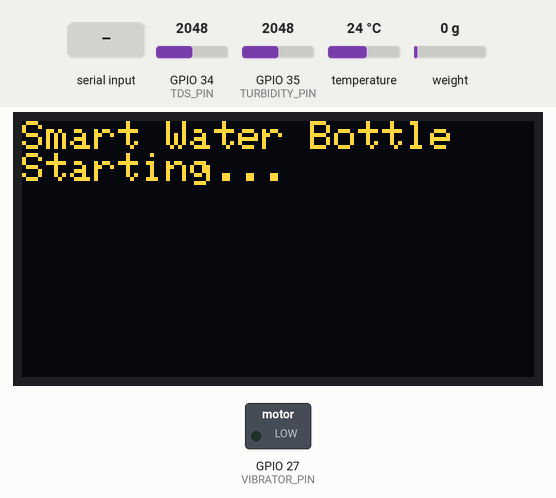
A sketch run on a simulated ESP32. Parts: 128×64 one-colour display, switched loads named in the sketch (green lamp = pin HIGH). Inputs (shaded band) come from the test bench; at power-on: temperature 24 °C, GPIO 35 (TURBIDITY_PIN) = 2048, GPIO 34 (TDS_PIN) = 2048, weight on the scale 0 g (analog values on the 0–4095 scale). The OLED is the two-colour kind (top 16 rows yellow); what the sketch prints to the serial monitor is not drawn.

Above: at 0.6 s.
At 3.5 s:
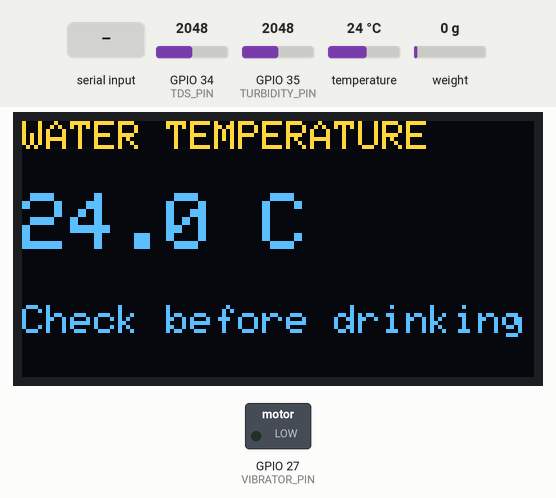
3.6 s: "t" received over Serial
7.0 s: "c" received over Serial
10.7 s: temperature set to 12 °C
At 13.7 s:
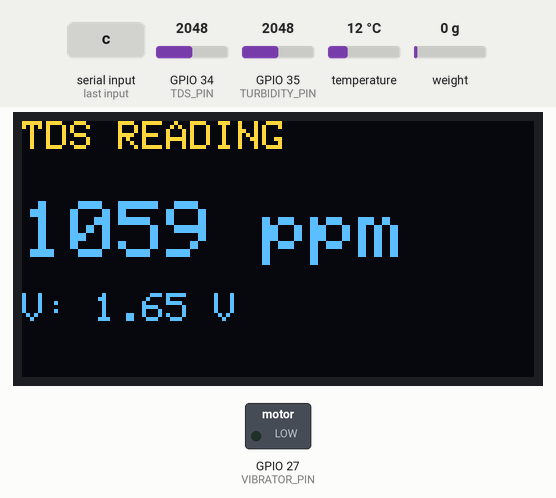
14.0 s: GPIO 35 (TURBIDITY_PIN) set to 2866
At 16.1 s:
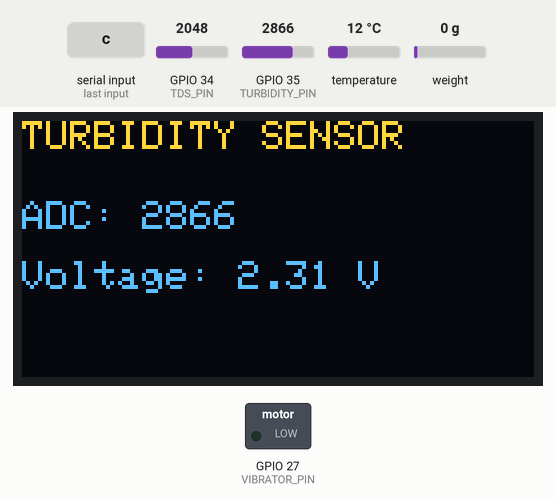
17.2 s: "C" received over Serial
20.9 s: temperature set to 19 °C
At 23.1 s:
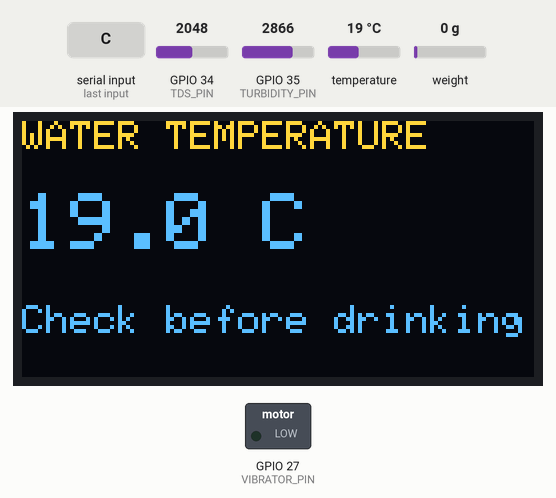
Timing chart, 0 to 24.6 s (numbered marks = the images above; inputs shaded):
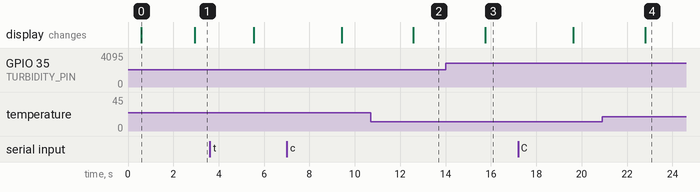

Measured:
- after the input at 10.7 s, the display: changes after 1.9 s (image 2)
- after the input at 14.0 s, the display: changes after 1.7 s (image 3)
- after the input at 20.9 s, the display: changes after 1.9 s (image 4)
- what the display in image 0 shows lasts 2.3 s, from 0.6 s to 2.9 s

The sketch:

SmartBottle.ino
```cpp
#include <Arduino.h>
#include <Wire.h>
#include <Adafruit_GFX.h>
#include <Adafruit_SSD1306.h>
#include <OneWire.h>
#include <DallasTemperature.h>
#include "HX711.h"

// ===================== OLED DISPLAY =====================
#define SCREEN_WIDTH 128
#define SCREEN_HEIGHT 64
Adafruit_SSD1306 display(SCREEN_WIDTH, SCREEN_HEIGHT, &Wire, -1);
bool oledReady = false;

// ===================== TEMPERATURE SENSOR =====================
#define ONE_WIRE_BUS 4
OneWire oneWire(ONE_WIRE_BUS);
DallasTemperature sensors(&oneWire);
float waterTemperature = -999.0;

// ===================== LOAD CELL / HX711 =====================
#define HX711_DOUT 18
#define HX711_SCK 19
HX711 scale;
bool loadCellCalibrated = false;
float calibrationFactor = 1.0;
float measuredWeight = -1.0;
// Use an actual reference weight matching this value during calibration.
const float referenceWeightGrams = 14.0;

// ===================== TDS SENSOR =====================
#define TDS_PIN 34
float tdsVoltage = 0.0;
float tdsValue = 0.0;

// ===================== TURBIDITY SENSOR =====================
#define TURBIDITY_PIN 35
float turbidityVoltage = 0.0;
int turbidityRaw = 0;

// ===================== VIBRATION / OLED REMINDER =====================
#define VIBRATOR_PIN 27
// Keep false unless a suitable transistor/MOSFET driver is installed.
// Do not drive a vibration motor directly from an ESP32 GPIO.
const bool vibratorDriverInstalled = false;
const unsigned long reminderIntervalMs = 60UL * 60UL * 1000UL;
const unsigned long reminderDisplayMs = 8000UL;
const unsigned long vibratorPulseMs = 350UL;
unsigned long lastReminderMs = 0;
unsigned long reminderShownAt = 0;
unsigned long vibratorPulseStartedAt = 0;
bool reminderActive = false;
bool reminderPulseActive = false;

// ===================== DISPLAY NAVIGATION =====================
int currentScreen = 0;
unsigned long lastScreenUpdate = 0;
const unsigned long screenInterval = 2500UL;
const int totalScreens = 6;

// ===================== TEMPERATURE READING =====================
float readTemperature() {
  sensors.requestTemperatures();
  if (sensors.getDeviceCount() == 0) return -999.0;
  float tempC = sensors.getTempCByIndex(0);
  if (tempC == DEVICE_DISCONNECTED_C || tempC <= -127.0 || tempC == 85.0 || isnan(tempC)) return -999.0;
  return tempC;
}

// ===================== LOAD CELL TARE =====================
// Remove any reference weight first. Tare with the empty platform/bottle holder.
void calibrateLoadCell() {
  Serial.println("\n===== LOAD CELL TARE =====");
  if (!scale.is_ready()) {
    Serial.println("HX711 not ready. Check the HX711 connection and power.");
    loadCellCalibrated = false;
    measuredWeight = -1.0;
    return;
  }

  scale.set_scale(1.0);
  scale.tare(10);
  loadCellCalibrated = false;
  Serial.println("Tare complete.");
  Serial.println("Now place the known 100 g reference weight on the platform.");
  Serial.println("Send c in Serial Monitor to calibrate.");
}

// ===================== LOAD CELL CALIBRATION =====================
bool setLoadCellCalibration(float knownWeightGrams) {
  if (!scale.is_ready() || knownWeightGrams <= 0.0) {
    Serial.println("Calibration failed: HX711 not ready or reference weight invalid.");
    loadCellCalibrated = false;
    measuredWeight = -1.0;
    return false;
  }

  Serial.println("Reading reference weight...");
  long rawReading = scale.get_value(15);
  if (rawReading == 0) {
    Serial.println("Calibration failed: no measurable change from tare.");
    loadCellCalibrated = false;
    return false;
  }

  calibrationFactor = (float)rawReading / knownWeightGrams;
  scale.set_scale(calibrationFactor);
  float testWeight = scale.get_units(10);

  if (!isfinite(testWeight) || testWeight < knownWeightGrams * 0.5 || testWeight > knownWeightGrams * 1.5) {
    Serial.println("Calibration check failed.");
    Serial.print("Measured test weight: ");
    Serial.print(testWeight, 1);
    Serial.println(" g");
    Serial.println("Make sure the reference weight matches the value in code and remains on the platform.");
    loadCellCalibrated = false;
    scale.set_scale(1.0);
    return false;
  }

  loadCellCalibrated = true;
  Serial.print("Calibration successful. Factor: ");
  Serial.println(calibrationFactor, 4);
  Serial.print("Reference weight reading: ");
  Serial.print(testWeight, 1);
  Serial.println(" g");
  Serial.println("Live weight measurement is enabled.");
  return true;
}

// ===================== LIVE WEIGHT READING =====================

float readWeightGrams() {
  if (!loadCellCalibrated) return -1.0;

  if (!scale.is_ready()) return measuredWeight;

  float weight = scale.get_units(10);

  if (!isfinite(weight)) return measuredWeight;

  if (weight >= -0.5 && weight <= 0.5) {
    weight = 0.0;
  }

  return weight;
}


// ===================== SERIAL CALIBRATION COMMANDS =====================
// Serial Monitor: send t with empty platform; then put known 100 g weight and send c.
void handleCalibrationCommand() {
  while (Serial.available() > 0) {
    char command = Serial.read();
    if (command == 't' || command == 'T') {
      calibrateLoadCell();
    } else if (command == 'c' || command == 'C') {
      setLoadCellCalibration(referenceWeightGrams);
    }
  }
}

// ===================== TDS READING =====================
void readTDS() {
  tdsVoltage = analogReadMilliVolts(TDS_PIN) / 1000.0;
  float compensationCoefficient = 1.0;
  if (waterTemperature != -999.0) {
    compensationCoefficient = 1.0 + 0.02 * (waterTemperature - 25.0);
  }
  float compensationVoltage = tdsVoltage;
  if (waterTemperature != -999.0 && compensationCoefficient > 0.0) {
    compensationVoltage = tdsVoltage / compensationCoefficient;
  }
  tdsValue = (133.42 * compensationVoltage * compensationVoltage * compensationVoltage
              - 255.86 * compensationVoltage * compensationVoltage
              + 857.39 * compensationVoltage) * 0.5;
  if (tdsValue < 0.0) tdsValue = 0.0;
}

// ===================== TURBIDITY READING =====================
void readTurbidity() {
  turbidityRaw = analogRead(TURBIDITY_PIN);
  turbidityVoltage = analogReadMilliVolts(TURBIDITY_PIN) / 1000.0;
}

// ===================== HYDRATION REMINDER =====================
void updateHydrationReminder() {
  unsigned long now = millis();
  if (!reminderActive && now - lastReminderMs >= reminderIntervalMs) {
    reminderActive = true;
    reminderShownAt = now;
    lastReminderMs = now;
    if (vibratorDriverInstalled) {
      digitalWrite(VIBRATOR_PIN, HIGH);
      reminderPulseActive = true;
      vibratorPulseStartedAt = now;
    }
  }
  if (reminderPulseActive && now - vibratorPulseStartedAt >= vibratorPulseMs) {
    digitalWrite(VIBRATOR_PIN, LOW);
    reminderPulseActive = false;
  }
  if (reminderActive && now - reminderShownAt >= reminderDisplayMs) reminderActive = false;
}

// ===================== OLED SCREENS =====================
void drawCurrentScreen() {
  if (!oledReady) return;
  display.clearDisplay();
  display.setTextColor(SSD1306_WHITE);
  display.setTextSize(1);
  display.setCursor(0, 0);

  if (reminderActive) {
    display.println("HYDRATION REMINDER");
    display.setTextSize(2);
    display.setCursor(0, 22);
    display.println("Drink water!");
    display.setTextSize(1);
    display.setCursor(0, 50);
    display.println(vibratorDriverInstalled ? "Vibration sent" : "OLED reminder only");
  } else if (currentScreen == 0) {
    display.println("WATER TEMPERATURE");
    if (waterTemperature == -999.0) {
      display.setTextSize(2);
      display.setCursor(0, 23);
      display.println("Sensor error");
    } else {
      display.setTextSize(2);
      display.setCursor(0, 18);
      display.print(waterTemperature, 1);
      display.println(" C");
      display.setTextSize(1);
      display.setCursor(0, 46);
      if (waterTemperature >= 60.0) display.println("WARNING: TOO HOT!");
      else if (waterTemperature >= 50.0) display.println("WARNING: HOT!");
      else display.println("Check before drinking");
    }
  } else if (currentScreen == 1) {
    display.println("WEIGHT");
    display.setTextSize(3);
    display.setCursor(0, 25);
    if (measuredWeight < 0.0) {
      display.setTextSize(2);
      display.println("Calibrate");
      display.setTextSize(1);
      display.setCursor(0, 51);
      display.println("Send t then c in Serial");
    } else {
      display.print(measuredWeight, 1);
      display.setTextSize(2);
      display.println("g");
    }
  } else if (currentScreen == 2) {
    display.println("BATTERY");
    display.setTextSize(3);
    display.setCursor(25, 24);
    display.println("82%");
  } else if (currentScreen == 3) {
    display.println("TDS READING");
    display.setTextSize(2);
    display.setCursor(0, 20);
    display.print(tdsValue, 0);
    display.println(" ppm");
    display.setTextSize(1);
    display.setCursor(0, 43);
    display.print("V: ");
    display.print(tdsVoltage, 2);
    display.println(" V");
    display.setCursor(0, 55);
  } else if (currentScreen == 4) {
    display.println("TURBIDITY SENSOR");
    display.setCursor(0, 20);
    display.print("ADC: ");
    display.println(turbidityRaw);
    display.setCursor(0, 35);
    display.print("Voltage: ");
    display.print(turbidityVoltage, 2);
    display.println(" V");
    display.setCursor(0, 51);
  } else if (currentScreen == 5) {
    display.println("DAILY WATER GOAL");
    display.setTextSize(2);
    display.setCursor(12, 25);
    display.println("2 Litres");
  }
  display.display();
}

// ===================== SETUP =====================
void setup() {
  Serial.begin(115200);
  delay(500);

  pinMode(VIBRATOR_PIN, OUTPUT);
  digitalWrite(VIBRATOR_PIN, LOW);
  lastReminderMs = millis();

  Serial.println();
  Serial.println("==============================");
  Serial.println("      SMART WATER BOTTLE      ");
  Serial.println("==============================");
  Serial.println("Serial Monitor baud rate: 115200");
  Serial.println("Load-cell setup: send t with platform empty, then add the known 14 g weight and send c.");

  analogReadResolution(12);
  analogSetPinAttenuation(TDS_PIN, ADC_11db);
  analogSetPinAttenuation(TURBIDITY_PIN, ADC_11db);
  sensors.begin();

  oledReady = display.begin(SSD1306_SWITCHCAPVCC, 0x3C);
  if (oledReady) {
    display.clearDisplay();
    display.setTextSize(1);
    display.setTextColor(SSD1306_WHITE);
    display.setCursor(0, 0);
    display.println("Smart Water Bottle");
    display.println("Starting...");
    display.display();
  } else {
    Serial.println("OLED not detected.");
  }

  scale.begin(HX711_DOUT, HX711_SCK);
  scale.set_scale(1.0);
  if (scale.is_ready()) {
    Serial.println("HX711 detected.");
    Serial.println("Calibration required before live weight can be shown.");
  } else {
    Serial.println("HX711 not ready.");
  }

  waterTemperature = readTemperature();
  Serial.println("Firmware initialized.");
  Serial.println("OLED screens: temperature, live weight (g), battery demo 82%, TDS, turbidity, daily goal 2 Litres.");
  Serial.println("No water-consumed screen/message is used.");
  Serial.println("Vibrator remains disabled until a suitable transistor/MOSFET driver is installed.");
}

// ===================== MAIN LOOP =====================

void loop() {
  handleCalibrationCommand();

  waterTemperature = readTemperature();
  readTDS();
  readTurbidity();

  measuredWeight = readWeightGrams();

  updateHydrationReminder();

  unsigned long now = millis();

  if (oledReady && now - lastScreenUpdate >= screenInterval) {
    lastScreenUpdate = now;
    drawCurrentScreen();
    currentScreen++;

    if (currentScreen >= totalScreens) {
      currentScreen = 0;
    }
  }

  delay(20);
}
```
